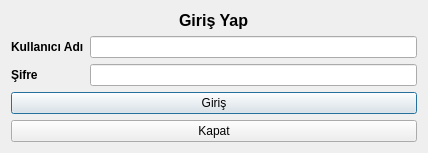
<?xml version="1.0" encoding="UTF-8"?>
<ui version="4.0">
 <class>LoginDialog</class>
 <widget class="QDialog" name="LoginDialog">
  <property name="geometry">
   <rect>
    <x>0</x>
    <y>0</y>
    <width>428</width>
    <height>150</height>
   </rect>
  </property>
  <property name="windowTitle">
   <string>Dialog</string>
  </property>
  <property name="styleSheet">
   <string notr="true"/>
  </property>
  <layout class="QVBoxLayout" name="verticalLayout">
   <item>
    <layout class="QGridLayout" name="gridLayout">
     <item row="1" column="1">
      <widget class="QLineEdit" name="lineEdit_username"/>
     </item>
     <item row="2" column="0">
      <widget class="QLabel" name="label_2">
       <property name="text">
        <string>&lt;html&gt;&lt;head/&gt;&lt;body&gt;&lt;p&gt;&lt;span style=&quot; font-weight:600;&quot;&gt;Şifre&lt;/span&gt;&lt;/p&gt;&lt;/body&gt;&lt;/html&gt;</string>
       </property>
      </widget>
     </item>
     <item row="2" column="1">
      <widget class="QLineEdit" name="lineEdit_password">
       <property name="echoMode">
        <enum>QLineEdit::Password</enum>
       </property>
      </widget>
     </item>
     <item row="1" column="0">
      <widget class="QLabel" name="label">
       <property name="text">
        <string>&lt;html&gt;&lt;head/&gt;&lt;body&gt;&lt;p&gt;&lt;span style=&quot; font-weight:600;&quot;&gt;Kullanıcı Adı&lt;/span&gt;&lt;/p&gt;&lt;/body&gt;&lt;/html&gt;</string>
       </property>
      </widget>
     </item>
     <item row="0" column="0" colspan="2" alignment="Qt::AlignHCenter">
      <widget class="QLabel" name="label_3">
       <property name="text">
        <string>&lt;html&gt;&lt;head/&gt;&lt;body&gt;&lt;p&gt;&lt;span style=&quot; font-size:12pt; font-weight:600;&quot;&gt;Giriş Yap&lt;/span&gt;&lt;/p&gt;&lt;/body&gt;&lt;/html&gt;</string>
       </property>
      </widget>
     </item>
    </layout>
   </item>
   <item>
    <widget class="QPushButton" name="pushButton_login">
     <property name="text">
      <string>Giriş</string>
     </property>
    </widget>
   </item>
   <item>
    <widget class="QPushButton" name="pushButton_Kapat">
     <property name="text">
      <string>Kapat</string>
     </property>
    </widget>
   </item>
   <item>
    <spacer name="verticalSpacer">
     <property name="orientation">
      <enum>Qt::Vertical</enum>
     </property>
     <property name="sizeHint" stdset="0">
      <size>
       <width>20</width>
       <height>40</height>
      </size>
     </property>
    </spacer>
   </item>
  </layout>
 </widget>
 <resources/>
 <connections/>
</ui>
